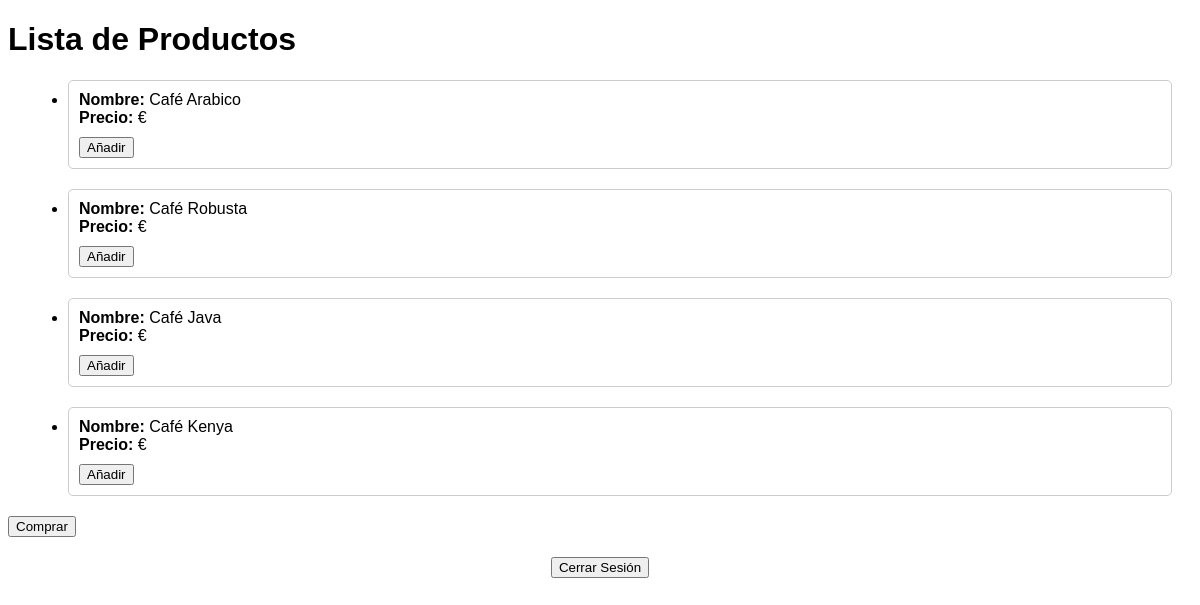
Page /Vista/productos.php on the earlier database version.
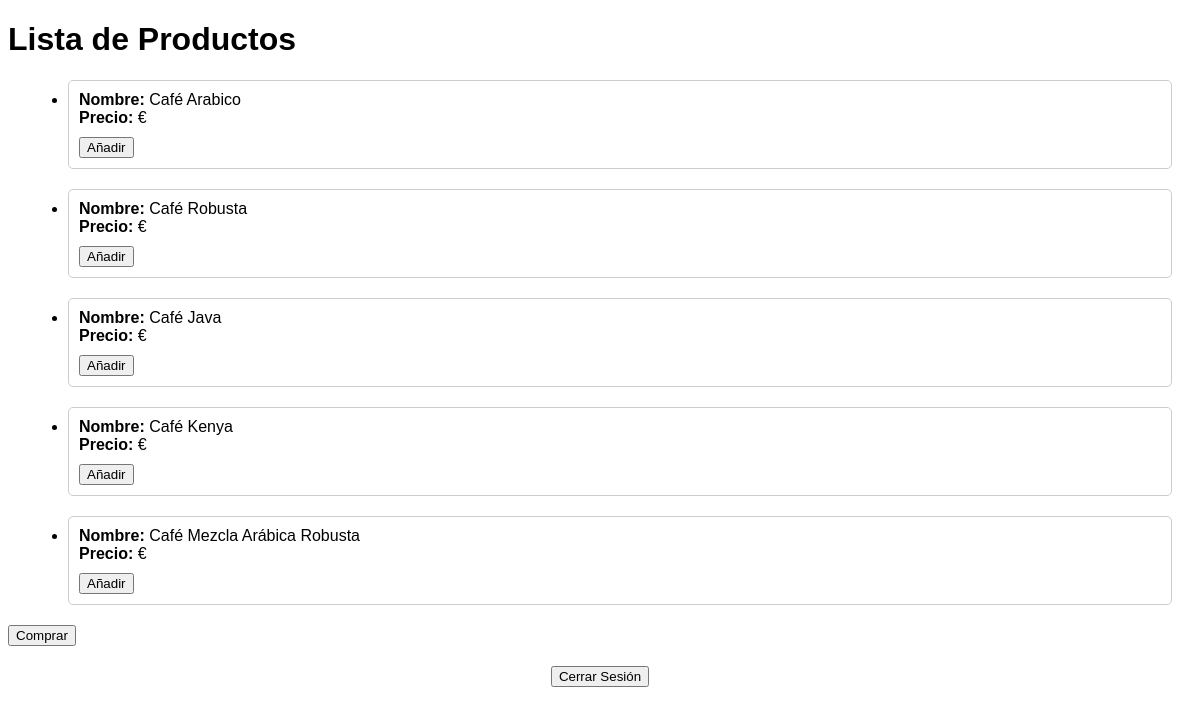
Same page on the later database version.
### tables this page shows
CREATE TABLE
IF NOT EXISTS producto
(
    id_producto CHAR
(9) PRIMARY KEY,
    nombre VARCHAR
(255) NOT NULL,
    precio_ud DECIMAL
(10, 2) NOT NULL,
    imagen VARCHAR
(255)
);

### Modelo/Producto.php (called while the page is built, shortened)
<?php
class Producto
{
    public static function listarProductos()
    {
        $conexionBD = Algrano::conectarAlgranoMySQLi();
        $productos = [];
        $consultaBusquedaProductos = $conexionBD->prepare('SELECT * FROM producto');
        if ($consultaBusquedaProductos->execute()) {
            $productos = $consultaBusquedaProductos->get_result()->fetch_all(MYSQLI_ASSOC);
        }
        return $productos;
    }
}
?>

### Vista/productos.php (the view, shortened to what this page needs)
<?php
require_once '../Modelo/Producto.php';
$productos = Producto::listarProductos();
?>
<!DOCTYPE html>
<html>
<head>
</head>
<body>
    <h1>Lista de Productos</h1>
    <div id='productos'>
        <ul>
            <?php foreach ($productos as $producto) { ?>
                <li class="producto-item">
                    <label>Nombre:</label> <?php echo $producto['nombre']; ?><br>
                    <label>Precio:</label> <?php echo $producto['precioUnitario']; ?> €<br>
                    <form action="" method="post" class="botones">
                        <button type="submit" name="enviar">Añadir</button>
                    </form>
                </li>
            <?php } ?>
        </ul>
    </div>
    <form method="post">
        <button type='submit' name='comprar'>Comprar</button>
    </form>
    <footer>
        <form method='post' action=''>
            <div class='desconexion'>
                <input type='submit' name='logoff' value='Cerrar Sesión'>
            </div>
        </form>
    </footer>
</body>
</html>

Differences in the rows shown:
added producto: nombre "Café Mezcla Arábica Robusta"
